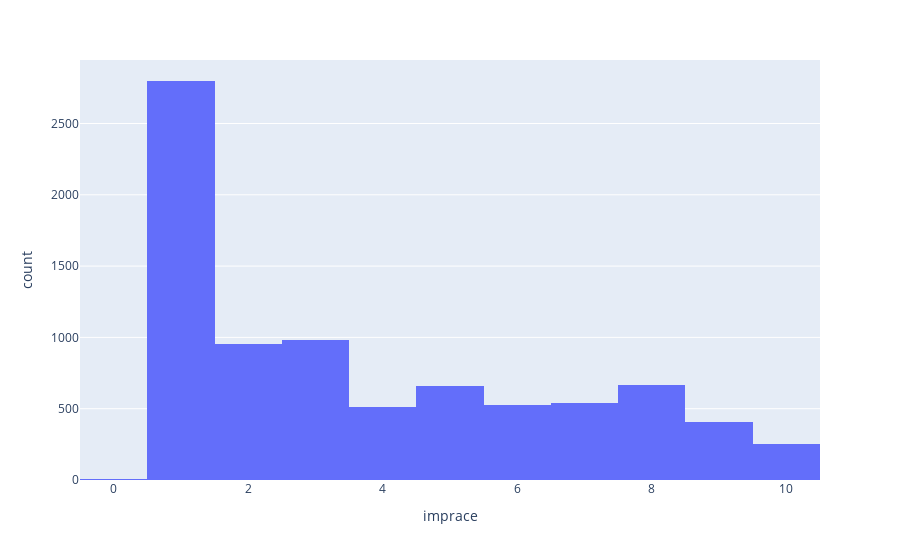

Write notebook code for a chart like this one.
### Code cell
fig = px.histogram(df, x = "imprace")
fig.show()

### Figure 1 — Plotly figure (JSON) as saved in the notebook; plotly's stock layout.template omitted (floating-point values rounded to 4 significant figures; data arrays with more than 128 entries replaced by an {"elided": "..."} marker saying what was removed)
{"data": [{"alignmentgroup": "True", "bingroup": "x", "hovertemplate": "imprace=%{x}<br>count=%{y}<extra></extra>", "legendgroup": "", "marker": {"color": "#636efa", "pattern": {"shape": ""}}, "name": "", "offsetgroup": "", "orientation": "v", "showlegend": false, "type": "histogram", "x": {"elided": "8378 int values"}, "xaxis": "x", "yaxis": "y"}], "layout": {"barmode": "relative", "legend": {"tracegroupgap": 0}, "margin": {"t": 60}, "xaxis": {"anchor": "y", "domain": [0, 1], "title": {"text": "imprace"}}, "yaxis": {"anchor": "x", "domain": [0, 1], "title": {"text": "count"}}}}
